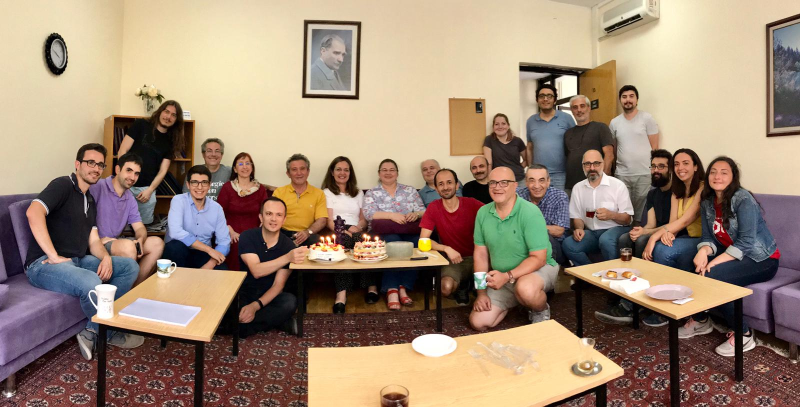
#> input picture THE2/THE_2 images/1.png, 1600 x 814 px (shown at 1/2 size)
$ python the2_solution.py
#> lines starting #> are read from the running program, lines starting #| are printed output that depends on the picture
"""
Submission by
Fırat Ağış, e2236867
Robin Koç, e246871
"""

import os
import numpy as np
import matplotlib.image
from PIL import Image
import math
import scipy.fftpack as fp
from scipy.linalg import hadamard

INPUT_PATH = "./THE_2 images/"
OUTPUT_PATH = "./Outputs/"
R1 = 10
R2 = 20
R3 = 50
POW = 3


def read_image(img_path: str, rgb: bool = True) -> np.ndarray:
    img_data: Image
    if rgb:
        img_data = Image.open(img_path)
    else:
        img_data = Image.open(img_path).convert('L')
    return np.asarray(img_data)


# [22 lines left out: function get_rgb, not called in this run]


def get_fast_fourier(img_func: np.ndarray):
    # Image in Fourier domain
    return fp.fftn(img_func)


# [84 lines left out: functions hadamart_from_image, visualize_fourier, fold_image_to_center, zero_padding_to_square, hadamard_from_image, reverse_hadamard and 1 more, not called in this run]


def get_cosine(img_func: np.ndarray):
    # Image in Fourier domain
    return fp.dct(img_func)


# [8 lines left out: function visualize_cosine, not called in this run]


def write_image(img_func: np.ndarray, output_path: str, rgb: bool = True) -> None:
    shape = img_func.shape
    if len(shape) == 2:
        rgb = False
    output_file = np.zeros(shape)
    for x in range(0, shape[0]):
        for y in range(0, shape[1]):
            if rgb:
                for z in range(0, shape[2]):
                    output_file[x][y][z] = float(img_func[x][y][z]) / 255
            else:
                output_file[x][y] = float(img_func[x][y]) / 255
    matplotlib.image.imsave(output_path, output_file)


def normalize(arr: np.ndarray) -> np.ndarray:
    max_val = arr.max()
    min_val = arr.min()
    return (arr - min_val) * (254 / (max_val - min_val))


# [60 lines left out: functions generate_ideal_filter, generate_gaussian_filter, generate_butterworth_filter, apply_filter, time_domain_to_frequency, not called in this run]


def frequency_domain_to_time_domain(image_func: np.ndarray) -> np.ndarray:
    return np.real(fp.ifftn(fold_image_to_center(image_func)))


# [98 lines left out: functions process_image, power_transformation, power_transformation_by_channel, extract_histogram, create_cum_histogram, histogram_equalization and 4 more, not called in this run]


if __name__ == '__main__':
    if not os.path.exists(OUTPUT_PATH):
        os.makedirs(OUTPUT_PATH)

    # Fourier Transform of 1.png
    img = read_image(INPUT_PATH + "1.png")
#> in read_image, img_data is the input picture: PIL image 1600x814 RGB; mean R, G, B 158, 136, 116.1
    fouriered_image = np.log(np.abs(fp.fftshift(get_fast_fourier(img))) ** 2)
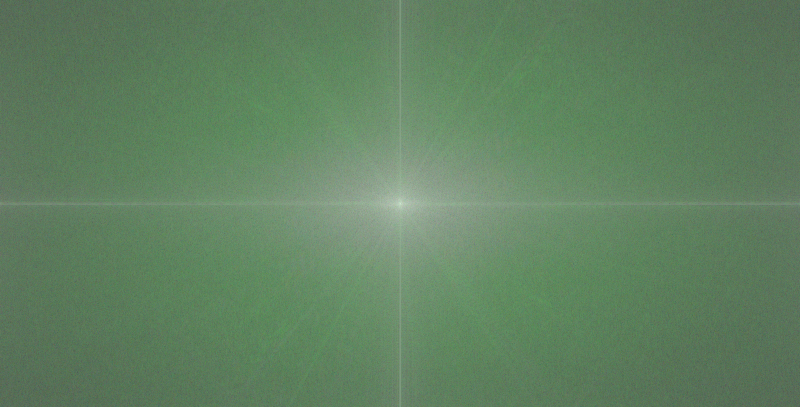
#> fouriered_image: shape (814, 1600, 3) float64 (shown at 1/2 size); mean R, G, B 14.3, 19.8, 14.3; drawn with min black and max white
    write_image(normalize(fouriered_image), OUTPUT_PATH + "F1.png")
#> in normalize, `max_val = arr.max()`: max_val = 40.19
#> in normalize, `min_val = arr.min()`: min_val = -1.63
#> in write_image, `shape = img_func.shape`: shape = (814, 1600, 3)

    # Fourier Transform of 2.png
    img = read_image(INPUT_PATH + "2.png")
#> (the run stopped early here; a loop or call above may not have finished)

$ run again, with THE1/THE1_Images/c1.jpg saved as THE2/THE_2 images/1.png
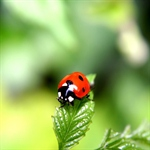
#> input picture THE1/THE1_Images/c1.jpg, 150 x 150 px
#> in read_image, img_data is the input picture: PIL image 150x150 RGB; mean R, G, B 151.3, 180.6, 99.5
#> `fouriered_image = np.log(np.abs(fp.fftshift(get_fast_fourier(img))) **..`:
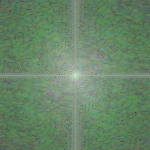
#> fouriered_image: shape (150, 150, 3) float64; mean R, G, B 11.9, 15.9, 11.9; drawn with min black and max white
#> max_val = 32.18
#> min_val = -1.9
#> shape = (150, 150, 3)

$ run again, with THE1/THE1_Images/interpolationbicubic.jpg saved as THE2/THE_2 images/1.png
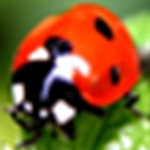
#> input picture THE1/THE1_Images/interpolationbicubic.jpg, 150 x 150 px
#> in read_image, img_data is the input picture: PIL image 150x150 RGB; mean R, G, B 130, 90.7, 44.4
#> `fouriered_image = np.log(np.abs(fp.fftshift(get_fast_fourier(img))) **..`:
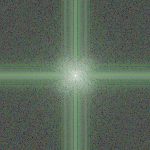
#> fouriered_image: shape (150, 150, 3) float64; mean R, G, B 10.6, 12.3, 10.6; drawn with min black and max white
#> max_val = 31.2
#> min_val = -0.603
#> shape = (150, 150, 3)
